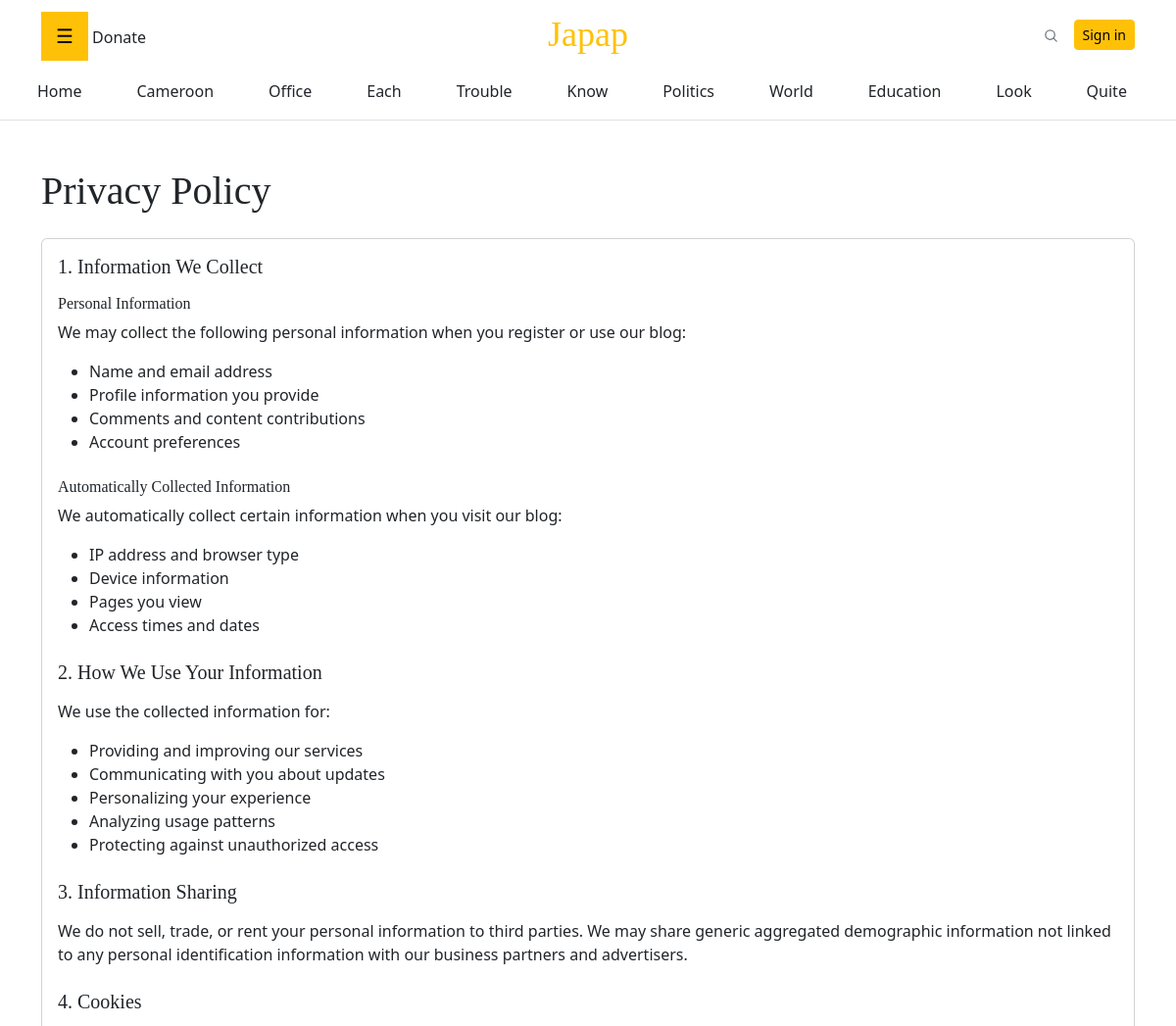
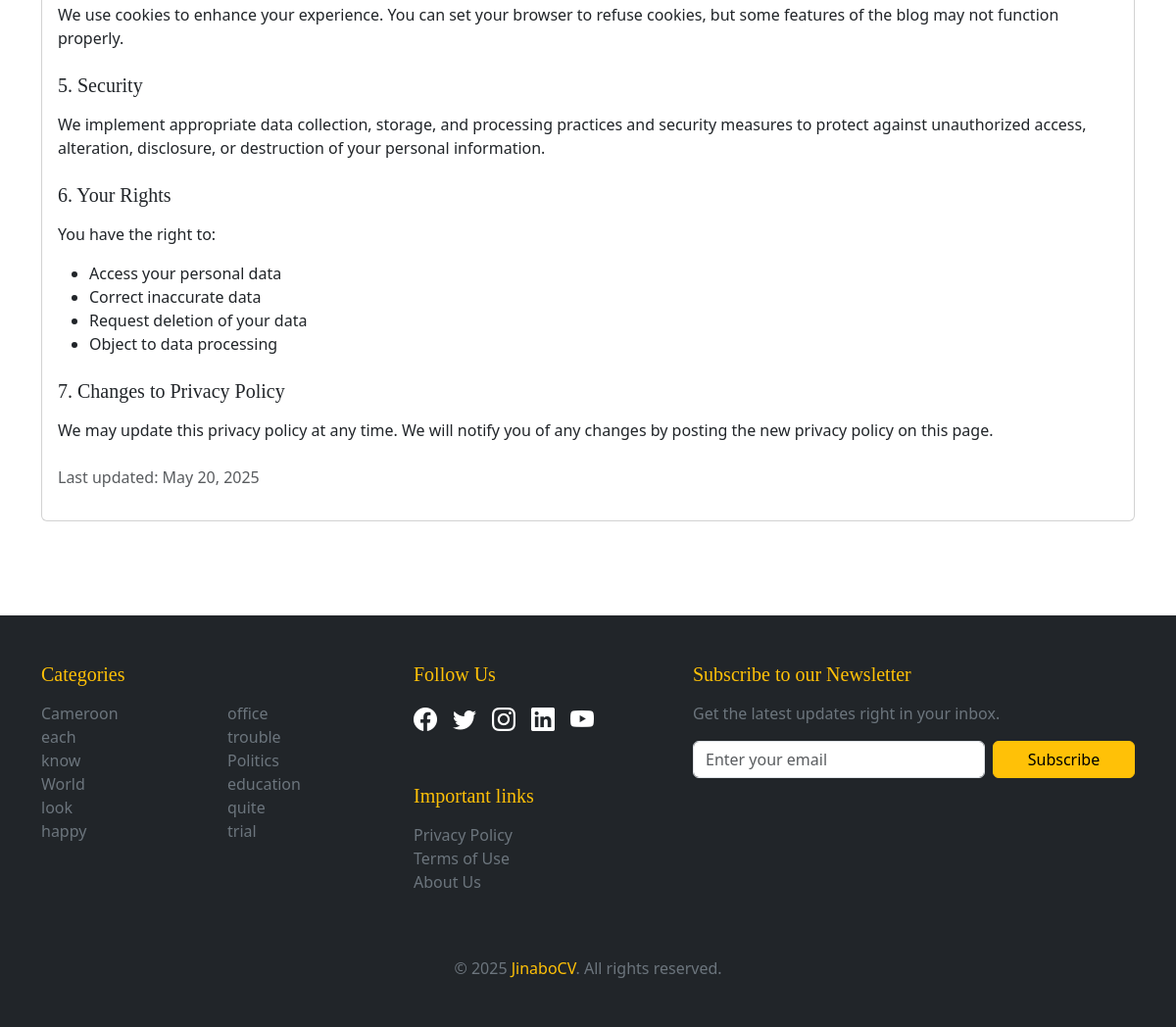
The app's page /privacy/ with its own data (2 pictures, top to bottom).
### blogs/models.py (models this page shows, shortened)
class Category(models.Model):
    title = models.CharField(max_length=255)
    slug = models.SlugField(max_length=255, unique=True, blank=True)
    description = models.CharField(max_length=255)
    deleted_at = models.DateTimeField(auto_now_add=True)
    updated_at = models.DateTimeField(auto_now=True)
    class Meta:
        verbose_name_plural = "Categories"

### blogs/views.py (the view)
# urls.py: path('privacy/', views.privacy, name='privacy'),
def privacy(request):
    return render(request, 'blogs/privacy.html')

### blogs/context_processors.py (called while the page is built)
def categories_processor(request):
    categories= Category.objects.all()
    return {'categories': categories}

### blogs/templates/blogs/privacy.html
{% extends "blogs/base.html" %}
{% block content %}
<div class="container py-5">
    <h1 class="mb-4">Privacy Policy</h1>
    <div class="card">
        <div class="card-body">
            <h2 class="h5 mb-3">1. Information We Collect</h2>
            <h3 class="h6 mb-2">Personal Information</h3>
            <p>We may collect the following personal information when you register or use our blog:</p>
            <ul>
                <li>Name and email address</li>
                <li>Profile information you provide</li>
                <li>Comments and content contributions</li>
                <li>Account preferences</li>
            </ul>
            <h3 class="h6 mb-2 mt-4">Automatically Collected Information</h3>
            <p>We automatically collect certain information when you visit our blog:</p>
            <ul>
                <li>IP address and browser type</li>
                <li>Device information</li>
                <li>Pages you view</li>
                <li>Access times and dates</li>
            </ul>
            <h2 class="h5 mb-3 mt-4">2. How We Use Your Information</h2>
            <p>We use the collected information for:</p>
            <ul>
                <li>Providing and improving our services</li>
                <li>Communicating with you about updates</li>
                <li>Personalizing your experience</li>
                <li>Analyzing usage patterns</li>
                <li>Protecting against unauthorized access</li>
            </ul>
            <h2 class="h5 mb-3 mt-4">3. Information Sharing</h2>
            <p>We do not sell, trade, or rent your personal information to third parties. We may share generic aggregated demographic information not linked to any personal identification information with our business partners and advertisers.</p>
            <h2 class="h5 mb-3 mt-4">4. Cookies</h2>
            <p>We use cookies to enhance your experience. You can set your browser to refuse cookies, but some features of the blog may not function properly.</p>
            <h2 class="h5 mb-3 mt-4">5. Security</h2>
            <p>We implement appropriate data collection, storage, and processing practices and security measures to protect against unauthorized access, alteration, disclosure, or destruction of your personal information.</p>
            <h2 class="h5 mb-3 mt-4">6. Your Rights</h2>
            <p>You have the right to:</p>
            <ul>
                <li>Access your personal data</li>
                <li>Correct inaccurate data</li>
                <li>Request deletion of your data</li>
                <li>Object to data processing</li>
            </ul>
            <h2 class="h5 mb-3 mt-4">7. Changes to Privacy Policy</h2>
            <p>We may update this privacy policy at any time. We will notify you of any changes by posting the new privacy policy on this page.</p>
            <div class="mt-4">
                <p class="text-muted">Last updated: {% now "F j, Y" %}</p>
            </div>
        </div>
    </div>
</div>
{% endblock %}

### blogs/templates/blogs/navbar.html (shortened to what this page needs)
<nav class="sticky-top bg-white border-bottom">
  <div class="container">
    <div class="row flex-nowrap justify-content-between align-items-center py-2 d-none d-lg-flex">
      <div class="col-4 pt-1">
        <button class="openbtn" onclick="openNav()">☰</button>
        <a class="link-dark" href="#">Donate</a>
      </div>
      <div class="col-4 text-center">
        <a class="blog-header-logo text-warning" href="{% url 'home' %}">Japap</a>
      </div>
      <div class="col-4 d-flex justify-content-end align-items-center">
        <a class="link-secondary" href="javascript:void(0);" onclick="toggleSearch()" aria-label="Search">
          <svg xmlns="http://www.w3.org/2000/svg" width="15" height="15" fill="none" stroke="currentColor"
            stroke-linecap="round" stroke-linejoin="round" stroke-width="2" class="mx-3" role="img" viewBox="0 0 24 24">
            <title>Search</title>
            <circle cx="10.5" cy="10.5" r="7.5" />
            <path d="M21 21l-5.2-5.2" />
          </svg>
        </a>
        <a class="btn btn-sm btn-warning" href="{% url 'login' %}">Sign in</a>
      </div>
    </div>
  </div>
  <div class="nav-scroller py-1 mb-2 d-none d-sm-block">
    <nav class="nav d-flex justify-content-between container">
      <a class="p-2 link-dark" href="{% url 'home' %}">Home</a>
      {% for category in categories|slice:':10' %}
      <a class="p-2 link-dark" href="{% url 'category' category.slug %}">{{ category.title|capfirst }}</a>
      {% endfor %}
    </nav>
  </div>
</nav>

### blogs/templates/blogs/footer.html (shortened to what this page needs)
<footer class="py-5 mt-5 bg-dark text-warning">
  <div class="container">
    <div class="row">
      <div class="col-lg-4 mb-4">
        <h5 class="mb-3">Categories</h5>
        <div class="row">
          <div class="col-6">
            <ul class="list-unstyled">
              {% for category in categories %}
                {% if forloop.counter0|divisibleby:2 %}
                  <li>
                    <a href="{% url 'category' category.slug %}" class="text-secondary text-decoration-none">{{ category.title }}</a>
                  </li>
                {% endif %}
              {% endfor %}
            </ul>
          </div>
          <div class="col-6">
            <ul class="list-unstyled">
              {% for category in categories %}
                {% if not forloop.counter0|divisibleby:2 %}
                  <li>
                    <a href="{% url 'category' category.slug %}" class="text-secondary text-decoration-none">{{ category.title }}</a>
                  </li>
                {% endif %}
              {% endfor %}
            </ul>
          </div>
        </div>
      </div>
      <div class="col-lg-3 mb-4">
        <h5 class="mb-3">Follow Us</h5>
        <div class="d-flex gap-3">
          <a href="https://facebook.com" class="text-white fs-4" target="_blank"><i class="bi bi-facebook"></i></a>
          <a href="https://twitter.com" class="text-white fs-4" target="_blank"><i class="bi bi-twitter"></i></a>
          <a href="https://instagram.com" class="text-white fs-4" target="_blank"><i class="bi bi-instagram"></i></a>
          <a href="https://linkedin.com" class="text-white fs-4" target="_blank"><i class="bi bi-linkedin"></i></a>
          <a href="https://youtube.com" class="text-white fs-4" target="_blank"><i class="bi bi-youtube"></i></a>
        </div>
        <h5 class="mb-3 mt-5">Important links</h5>
        <ul class="list-unstyled">
          <li><a href="{% url 'privacy' %}" class="text-secondary">Privacy Policy</a></li>
          <li><a href="{% url 'terms' %}" class="text-secondary">Terms of Use</a></li>
          <li><a href="{% url 'about' %}" class="text-secondary">About Us</a></li>
        </ul>
      </div>
      <div class="col-lg-5 mb-4">
        <h5 class="mb-3">Subscribe to our Newsletter</h5>
        <p class="text-secondary">Get the latest updates right in your inbox.</p>
        <form action="{% url 'subscribe' %}" method="POST" class="row g-2">
          <div class="col-sm-8">
            <input type="email" name="email" class="form-control" placeholder="Enter your email" required>
          </div>
          <div class="col-sm-4">
            <button type="submit" class="btn btn-warning w-100">Subscribe</button>
          </div>
        </form>
      </div>
    </div>
    <div class="text-center text-secondary mt-4">
      &copy; 2025 <a class="text-warning" href="{% url 'home' %}">JinaboCV</a>. All rights reserved.
    </div>
  </div>
</footer>

### blogs/static/blogs/style.css (style rules this page uses)
.blog-header-logo { font-family: "Playfair Display", Georgia, "Times New Roman", serif; font-size: 2.25rem; }
.sticky-top { position: sticky; top: 0; z-index: 8; background-color: white; }
h1, h2, h3, h4, h5, h6 { font-family: "Playfair Display", Georgia, "Times New Roman", serif; }
a { text-decoration: none; }
.nav-scroller { position: relative; z-index: 2; height: 2.75rem; overflow-y: hidden; }
.nav-scroller .nav { display: flex; flex-wrap: nowrap; padding-bottom: 1rem; margin-top: -1px; overflow-x: auto; text-align: center; white-space: nowrap; -webkit-overflow-scrolling: touch; }
.openbtn { font-size: 20px; cursor: pointer; background-color: #FFC107; color: black; padding: 10px 15px; border: none; }

### records on screen
Category: title "Cameroon"
Category: title "Office", title "office"
Category: title "Each", title "each"
Category: title "Trouble", title "trouble"
Category: title "Know", title "know"
Category: title "Politics"
Category: title "World"
Category: title "Education", title "education"
Category: title "Look", title "look"
Category: title "Quite", title "quite"
Category: title "happy"
Category: title "trial"
